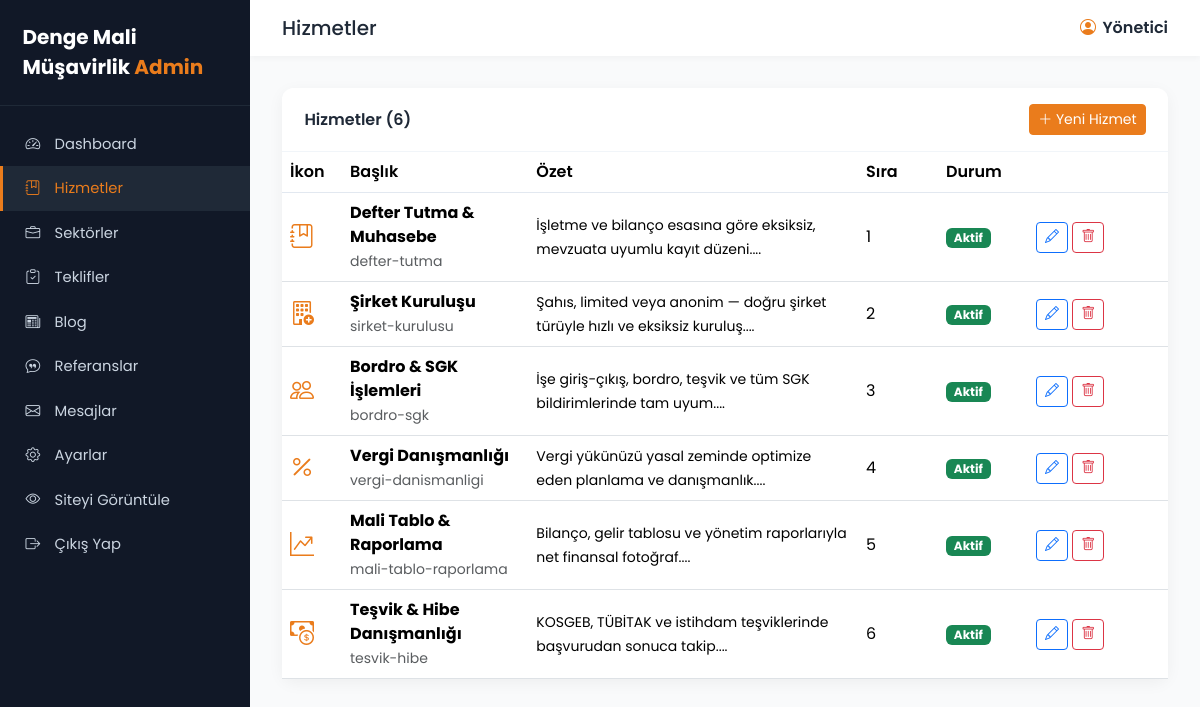
/admin/hizmetler.php (signed in), run on the app's committed database.
### tables this page shows
CREATE TABLE `hizmetler` (
  `id` INT AUTO_INCREMENT PRIMARY KEY,
  `baslik` VARCHAR(150) NOT NULL,
  `slug` VARCHAR(180),
  `ozet` TEXT,
  `icerik` LONGTEXT,
  `ikon` VARCHAR(60) DEFAULT 'bi-journal-bookmark',
  `gorsel` VARCHAR(255),
  `sira` INT DEFAULT 0,
  `durum` TINYINT DEFAULT 1,
  `created_at` TIMESTAMP DEFAULT CURRENT_TIMESTAMP
);

### inc/helpers.php (called while the page is built, shortened)
<?php
function e($s) { return htmlspecialchars($s ?? '', ENT_QUOTES, 'UTF-8'); }

### admin/hizmetler.php (the view, shortened to what this page needs)
<?php
require_once __DIR__ . '/inc/header.php';
$liste = $db->query("SELECT * FROM hizmetler ORDER BY sira ASC, id DESC")->fetchAll();
?>
<div class="card">
  <div class="card-header d-flex justify-content-between align-items-center">
    Hizmetler (<?= count($liste) ?>)
    <a href="hizmet-form.php" class="btn btn-sm btn-primary"><i class="bi bi-plus-lg"></i> Yeni Hizmet</a>
  </div>
  <div class="table-responsive">
    <table class="table table-hover align-middle mb-0">
      <thead><tr><th width="60">İkon</th><th>Başlık</th><th>Özet</th><th width="80">Sıra</th><th width="90">Durum</th><th width="140"></th></tr></thead>
      <tbody>
      <?php foreach($liste as $h): ?>
        <tr>
          <td><i class="bi <?= e($h['ikon']) ?>" style="font-size:1.5rem;color:#ea7c1c"></i></td>
          <td><strong><?= e($h['baslik']) ?></strong><br><small class="text-muted"><?= e($h['slug']) ?></small></td>
          <td><small><?= e(mb_substr($h['ozet'],0,90)) ?>...</small></td>
          <td><?= (int)$h['sira'] ?></td>
          <td><?= $h['durum']?'<span class="badge bg-success">Aktif</span>':'<span class="badge bg-secondary">Pasif</span>' ?></td>
          <td>
            <a href="hizmet-form.php?id=<?= $h['id'] ?>" class="btn btn-sm btn-outline-primary"><i class="bi bi-pencil"></i></a>
            <a href="hizmet-sil.php?id=<?= $h['id'] ?>" class="btn btn-sm btn-outline-danger" onclick="return confirm('Silinsin mi?')"><i class="bi bi-trash"></i></a>
          </td>
        </tr>
      <?php endforeach; ?>
      </tbody>
    </table>
  </div>
</div>
<?php require_once __DIR__ . '/inc/footer.php'; ?>

### admin/inc/header.php (style rules this page uses)
:root { --primary:#ea7c1c;--primary-dark:#c66514;--dark:#1f2937;--sidebar:#111827;--light:#f9fafb }
body { font-family:'Poppins',sans-serif;background:var(--light);margin:0 }
.card { border:none;box-shadow:0 4px 16px rgba(0,0,0,.05);border-radius:12px }
.card-header { background:#fff;border-bottom:1px solid #f1f5f9;padding:1rem 1.4rem;font-weight:600;color:var(--dark);border-radius:12px 12px 0 0!important }
.btn-primary { background:var(--primary);border-color:var(--primary) }
table thead th { background:#f8fafc;color:var(--dark);font-weight:600;border-bottom:2px solid #e2e8f0 }

### data on the page
hizmetler: baslik "Defter Tutma & Muhasebe", slug "defter-tutma", ozet "İşletme ve bilanço esasına göre eksiksiz, mevzuata uyumlu kayıt düzeni.", sira "1", durum "Aktif"
hizmetler: baslik "Şirket Kuruluşu", slug "sirket-kurulusu", ozet "Şahıs, limited veya anonim — doğru şirket türüyle hızlı ve eksiksiz kuruluş.", sira "2", durum "Aktif"
hizmetler: baslik "Bordro & SGK İşlemleri", slug "bordro-sgk", ozet "İşe giriş-çıkış, bordro, teşvik ve tüm SGK bildirimlerinde tam uyum.", sira "3", durum "Aktif"
hizmetler: baslik "Vergi Danışmanlığı", slug "vergi-danismanligi", ozet "Vergi yükünüzü yasal zeminde optimize eden planlama ve danışmanlık.", sira "4", durum "Aktif"
hizmetler: baslik "Mali Tablo & Raporlama", slug "mali-tablo-raporlama", ozet "Bilanço, gelir tablosu ve yönetim raporlarıyla net finansal fotoğraf.", sira "5", durum "Aktif"
hizmetler: baslik "Teşvik & Hibe Danışmanlığı", slug "tesvik-hibe", ozet "KOSGEB, TÜBİTAK ve istihdam teşviklerinde başvurudan sonuca takip.", sira "6", durum "Aktif"

### other printed values
ayar('site_adi') "Denge Mali Müşavirlik"
$it[1] "Dashboard"
$it[1] "Hizmetler"
$it[1] "Sektörler"
$it[1] "Teklifler"
$it[1] "Blog"
$it[1] "Referanslar"
$it[1] "Mesajlar"
$it[1] "Ayarlar"
$adminTitle "Hizmetler"
$adminAd "Yönetici"
count($liste) "6"
